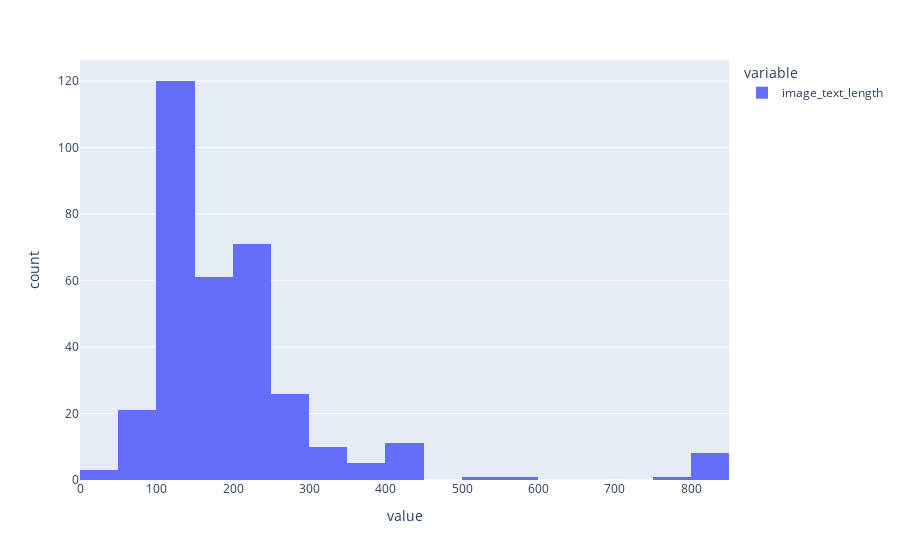

The notebook cell saved with this chart:
### Code cell
px.histogram(df_drop.image_text_length)

### Figure 1 — Plotly figure (JSON) as saved in the notebook; plotly's stock layout.template omitted (floating-point values rounded to 4 significant figures; data arrays with more than 128 entries replaced by an {"elided": "..."} marker saying what was removed)
{"data": [{"alignmentgroup": "True", "bingroup": "x", "hovertemplate": "variable=image_text_length<br>value=%{x}<br>count=%{y}<extra></extra>", "legendgroup": "image_text_length", "marker": {"color": "#636efa", "pattern": {"shape": ""}}, "name": "image_text_length", "offsetgroup": "image_text_length", "orientation": "v", "showlegend": true, "type": "histogram", "x": {"elided": "339 int values"}, "xaxis": "x", "yaxis": "y"}], "layout": {"barmode": "relative", "legend": {"title": {"text": "variable"}, "tracegroupgap": 0}, "margin": {"t": 60}, "xaxis": {"anchor": "y", "domain": [0, 1], "title": {"text": "value"}}, "yaxis": {"anchor": "x", "domain": [0, 1], "title": {"text": "count"}}}}
